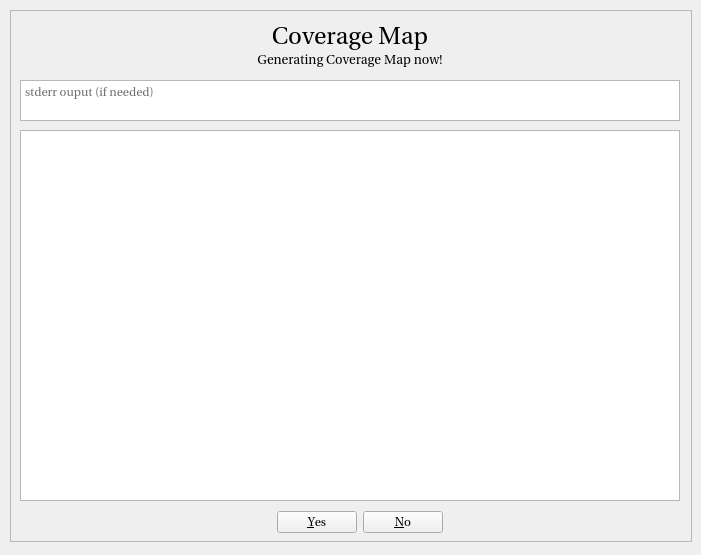
<?xml version="1.0" encoding="UTF-8"?>
<ui version="4.0">
 <class>CovMapPopup</class>
 <widget class="QWidget" name="CovMapPopup">
  <property name="geometry">
   <rect>
    <x>0</x>
    <y>0</y>
    <width>701</width>
    <height>555</height>
   </rect>
  </property>
  <property name="font">
   <font>
    <family>Utopia</family>
   </font>
  </property>
  <property name="windowTitle">
   <string>Coverage Map Display</string>
  </property>
  <property name="styleSheet">
   <string notr="true"/>
  </property>
  <widget class="QFrame" name="frame">
   <property name="geometry">
    <rect>
     <x>10</x>
     <y>10</y>
     <width>682</width>
     <height>532</height>
    </rect>
   </property>
   <property name="frameShape">
    <enum>QFrame::StyledPanel</enum>
   </property>
   <property name="frameShadow">
    <enum>QFrame::Raised</enum>
   </property>
   <widget class="QDialogButtonBox" name="yesNo_2">
    <property name="geometry">
     <rect>
      <x>0</x>
      <y>500</y>
      <width>700</width>
      <height>25</height>
     </rect>
    </property>
    <property name="toolTip">
     <string>&lt;html&gt;&lt;head/&gt;&lt;body&gt;&lt;p&gt;This button is used to confirm or deny the CL confirmation question. &lt;/p&gt;&lt;/body&gt;&lt;/html&gt;</string>
    </property>
    <property name="standardButtons">
     <set>QDialogButtonBox::No|QDialogButtonBox::Yes</set>
    </property>
    <property name="centerButtons">
     <bool>true</bool>
    </property>
   </widget>
   <widget class="QPlainTextEdit" name="CL_output">
    <property name="geometry">
     <rect>
      <x>10</x>
      <y>120</y>
      <width>660</width>
      <height>371</height>
     </rect>
    </property>
    <property name="toolTip">
     <string>&lt;html&gt;&lt;head/&gt;&lt;body&gt;&lt;p&gt;This is your command line output for the gbtgridder program.&lt;/p&gt;&lt;p&gt;&lt;br/&gt;&lt;/p&gt;&lt;p&gt;See the y/n buttons below to confirm or deny the confirmation question. &lt;/p&gt;&lt;/body&gt;&lt;/html&gt;</string>
    </property>
    <property name="styleSheet">
     <string notr="true"/>
    </property>
    <property name="plainText">
     <string/>
    </property>
   </widget>
   <widget class="QPlainTextEdit" name="CL_error">
    <property name="geometry">
     <rect>
      <x>10</x>
      <y>70</y>
      <width>660</width>
      <height>41</height>
     </rect>
    </property>
    <property name="toolTip">
     <string>&lt;html&gt;&lt;head/&gt;&lt;body&gt;&lt;p&gt;This is the command line output for errors.&lt;/p&gt;&lt;/body&gt;&lt;/html&gt;</string>
    </property>
    <property name="styleSheet">
     <string notr="true">color: rgb(111, 111, 111);
alternate-background-color: rgb(170, 0, 0)</string>
    </property>
    <property name="sizeAdjustPolicy">
     <enum>QAbstractScrollArea::AdjustToContents</enum>
    </property>
    <property name="plainText">
     <string>stderr ouput (if needed)
</string>
    </property>
   </widget>
   <widget class="QLabel" name="label_30">
    <property name="geometry">
     <rect>
      <x>-10</x>
      <y>30</y>
      <width>700</width>
      <height>40</height>
     </rect>
    </property>
    <property name="font">
     <font>
      <family>Utopia</family>
      <pointsize>10</pointsize>
     </font>
    </property>
    <property name="text">
     <string>Generating Coverage Map now!</string>
    </property>
    <property name="alignment">
     <set>Qt::AlignCenter</set>
    </property>
   </widget>
   <widget class="QLabel" name="title">
    <property name="geometry">
     <rect>
      <x>-10</x>
      <y>0</y>
      <width>700</width>
      <height>51</height>
     </rect>
    </property>
    <property name="font">
     <font>
      <pointsize>18</pointsize>
     </font>
    </property>
    <property name="text">
     <string>Coverage Map</string>
    </property>
    <property name="alignment">
     <set>Qt::AlignCenter</set>
    </property>
   </widget>
  </widget>
 </widget>
 <resources/>
 <connections>
  <connection>
   <sender>CL_output</sender>
   <signal>modificationChanged(bool)</signal>
   <receiver>yesNo_2</receiver>
   <slot>setEnabled(bool)</slot>
   <hints>
    <hint type="sourcelabel">
     <x>349</x>
     <y>315</y>
    </hint>
    <hint type="destinationlabel">
     <x>359</x>
     <y>522</y>
    </hint>
   </hints>
  </connection>
 </connections>
</ui>
